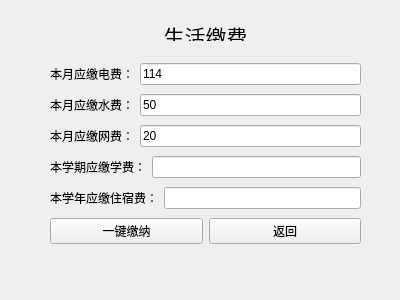
<?xml version="1.0" encoding="UTF-8"?>
<ui version="4.0">
 <class>BankExpense</class>
 <widget class="QWidget" name="BankExpense">
  <property name="geometry">
   <rect>
    <x>0</x>
    <y>0</y>
    <width>400</width>
    <height>300</height>
   </rect>
  </property>
  <property name="windowTitle">
   <string>Form</string>
  </property>
  <widget class="QLabel" name="mainLabel">
   <property name="geometry">
    <rect>
     <x>150</x>
     <y>20</y>
     <width>111</width>
     <height>21</height>
    </rect>
   </property>
   <property name="text">
    <string>&lt;html&gt;&lt;head/&gt;&lt;body&gt;&lt;p align=&quot;center&quot;&gt;&lt;span style=&quot; font-size:16pt;&quot;&gt;生活缴费&lt;/span&gt;&lt;/p&gt;&lt;/body&gt;&lt;/html&gt;</string>
   </property>
  </widget>
  <widget class="QWidget" name="layoutWidget">
   <property name="geometry">
    <rect>
     <x>50</x>
     <y>60</y>
     <width>311</width>
     <height>191</height>
    </rect>
   </property>
   <layout class="QVBoxLayout" name="verticalLayout">
    <item>
     <layout class="QHBoxLayout" name="horizontalLayout">
      <item>
       <widget class="QLabel" name="electricityLabel">
        <property name="text">
         <string>本月应缴电费：</string>
        </property>
       </widget>
      </item>
      <item>
       <widget class="QLineEdit" name="electricityLineEdit">
        <property name="text">
         <string>114</string>
        </property>
        <property name="readOnly">
         <bool>true</bool>
        </property>
       </widget>
      </item>
     </layout>
    </item>
    <item>
     <layout class="QHBoxLayout" name="horizontalLayout_2">
      <item>
       <widget class="QLabel" name="waterLabel">
        <property name="text">
         <string>本月应缴水费：</string>
        </property>
       </widget>
      </item>
      <item>
       <widget class="QLineEdit" name="waterLineEdit">
        <property name="text">
         <string>50</string>
        </property>
        <property name="readOnly">
         <bool>true</bool>
        </property>
       </widget>
      </item>
     </layout>
    </item>
    <item>
     <layout class="QHBoxLayout" name="horizontalLayout_3">
      <item>
       <widget class="QLabel" name="netLabel">
        <property name="text">
         <string>本月应缴网费：</string>
        </property>
       </widget>
      </item>
      <item>
       <widget class="QLineEdit" name="netLineEdit">
        <property name="text">
         <string>20</string>
        </property>
        <property name="readOnly">
         <bool>true</bool>
        </property>
       </widget>
      </item>
     </layout>
    </item>
    <item>
     <layout class="QHBoxLayout" name="horizontalLayout_4">
      <item>
       <widget class="QLabel" name="learnFeeLabel">
        <property name="text">
         <string>本学期应缴学费：</string>
        </property>
       </widget>
      </item>
      <item>
       <widget class="QLineEdit" name="learnFeeLineEdit">
        <property name="readOnly">
         <bool>true</bool>
        </property>
       </widget>
      </item>
     </layout>
    </item>
    <item>
     <layout class="QHBoxLayout" name="horizontalLayout_5">
      <item>
       <widget class="QLabel" name="residenceLabel">
        <property name="text">
         <string>本学年应缴住宿费：</string>
        </property>
       </widget>
      </item>
      <item>
       <widget class="QLineEdit" name="residenceLineEdit">
        <property name="readOnly">
         <bool>true</bool>
        </property>
       </widget>
      </item>
     </layout>
    </item>
    <item>
     <layout class="QHBoxLayout" name="horizontalLayout_6">
      <item>
       <widget class="QPushButton" name="commitButton">
        <property name="text">
         <string>一键缴纳</string>
        </property>
       </widget>
      </item>
      <item>
       <widget class="QPushButton" name="exitButton">
        <property name="text">
         <string>返回</string>
        </property>
       </widget>
      </item>
     </layout>
    </item>
   </layout>
  </widget>
 </widget>
 <resources/>
 <connections/>
</ui>
